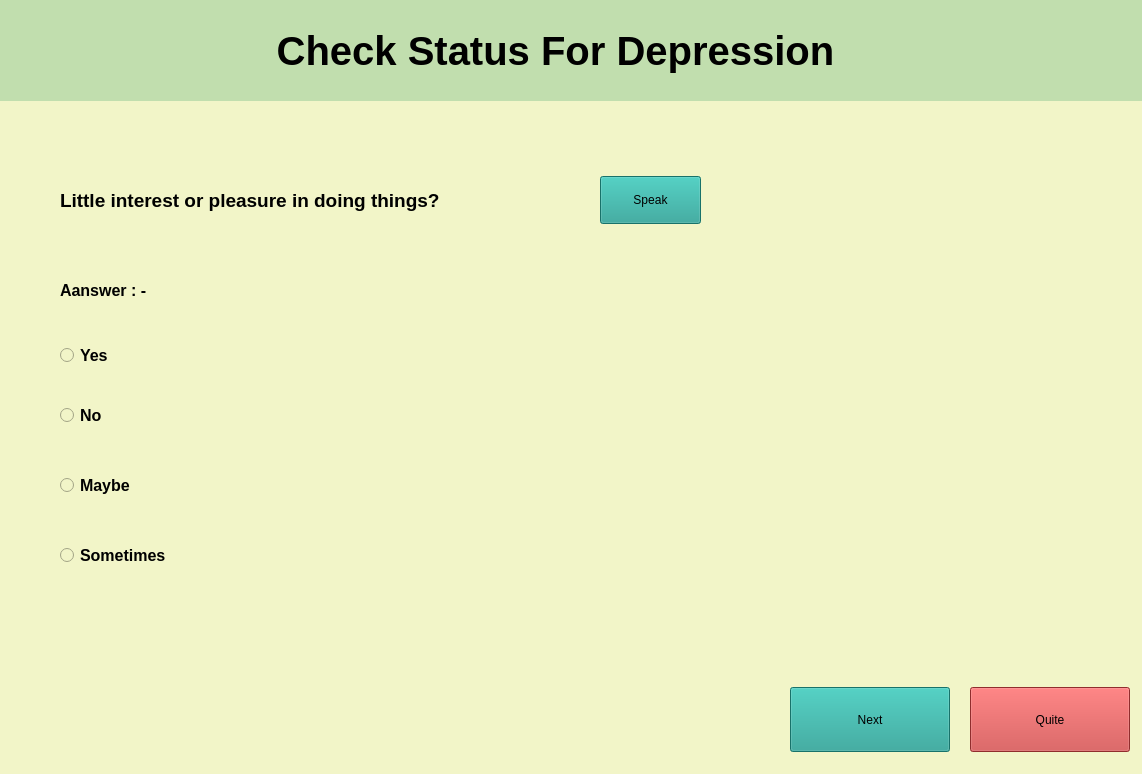
<?xml version="1.0" encoding="UTF-8"?>
<ui version="4.0">
 <class>Form</class>
 <widget class="QWidget" name="Form">
  <property name="geometry">
   <rect>
    <x>0</x>
    <y>0</y>
    <width>1142</width>
    <height>774</height>
   </rect>
  </property>
  <property name="minimumSize">
   <size>
    <width>1142</width>
    <height>774</height>
   </size>
  </property>
  <property name="maximumSize">
   <size>
    <width>1142</width>
    <height>774</height>
   </size>
  </property>
  <property name="windowTitle">
   <string>Deprission Statue</string>
  </property>
  <property name="styleSheet">
   <string notr="true">background-color:#F2F5C8;</string>
  </property>
  <widget class="QWidget" name="verticalLayoutWidget">
   <property name="geometry">
    <rect>
     <x>-40</x>
     <y>0</y>
     <width>1191</width>
     <height>101</height>
    </rect>
   </property>
   <layout class="QVBoxLayout" name="verticalLayout">
    <item>
     <widget class="QLabel" name="label">
      <property name="font">
       <font>
        <pointsize>30</pointsize>
        <weight>75</weight>
        <bold>true</bold>
       </font>
      </property>
      <property name="styleSheet">
       <string notr="true">background-color: rgb(193, 222, 174);</string>
      </property>
      <property name="text">
       <string>Check Status For Depression</string>
      </property>
      <property name="alignment">
       <set>Qt::AlignCenter</set>
      </property>
     </widget>
    </item>
   </layout>
  </widget>
  <widget class="QWidget" name="verticalLayoutWidget_2">
   <property name="geometry">
    <rect>
     <x>60</x>
     <y>160</y>
     <width>511</width>
     <height>80</height>
    </rect>
   </property>
   <layout class="QVBoxLayout" name="verticalLayout_2">
    <item>
     <widget class="QLabel" name="label_2">
      <property name="font">
       <font>
        <pointsize>14</pointsize>
        <weight>75</weight>
        <bold>true</bold>
       </font>
      </property>
      <property name="accessibleName">
       <string>Qu</string>
      </property>
      <property name="text">
       <string>Little interest or pleasure in doing things?</string>
      </property>
     </widget>
    </item>
   </layout>
  </widget>
  <widget class="QWidget" name="verticalLayoutWidget_3">
   <property name="geometry">
    <rect>
     <x>60</x>
     <y>260</y>
     <width>121</width>
     <height>61</height>
    </rect>
   </property>
   <layout class="QVBoxLayout" name="verticalLayout_4">
    <item>
     <widget class="QLabel" name="label_3">
      <property name="font">
       <font>
        <pointsize>12</pointsize>
        <weight>75</weight>
        <bold>true</bold>
       </font>
      </property>
      <property name="text">
       <string>Aanswer : -</string>
      </property>
     </widget>
    </item>
   </layout>
  </widget>
  <widget class="QWidget" name="verticalLayoutWidget_4">
   <property name="geometry">
    <rect>
     <x>600</x>
     <y>160</y>
     <width>101</width>
     <height>80</height>
    </rect>
   </property>
   <layout class="QVBoxLayout" name="verticalLayout_5">
    <item>
     <widget class="QPushButton" name="pushButton">
      <property name="minimumSize">
       <size>
        <width>0</width>
        <height>48</height>
       </size>
      </property>
      <property name="accessibleName">
       <string>seakPutton</string>
      </property>
      <property name="styleSheet">
       <string notr="true">background-color: rgb(33, 159, 148);</string>
      </property>
      <property name="text">
       <string>Speak</string>
      </property>
     </widget>
    </item>
   </layout>
  </widget>
  <widget class="QWidget" name="verticalLayoutWidget_5">
   <property name="geometry">
    <rect>
     <x>60</x>
     <y>330</y>
     <width>221</width>
     <height>51</height>
    </rect>
   </property>
   <layout class="QVBoxLayout" name="verticalLayout_7">
    <item>
     <widget class="QRadioButton" name="radioButton">
      <property name="font">
       <font>
        <pointsize>12</pointsize>
        <weight>75</weight>
        <bold>true</bold>
       </font>
      </property>
      <property name="text">
       <string>Yes</string>
      </property>
     </widget>
    </item>
   </layout>
  </widget>
  <widget class="QWidget" name="verticalLayoutWidget_6">
   <property name="geometry">
    <rect>
     <x>60</x>
     <y>390</y>
     <width>221</width>
     <height>51</height>
    </rect>
   </property>
   <layout class="QVBoxLayout" name="verticalLayout_8">
    <item>
     <widget class="QRadioButton" name="radioButton_2">
      <property name="font">
       <font>
        <pointsize>12</pointsize>
        <weight>75</weight>
        <bold>true</bold>
       </font>
      </property>
      <property name="text">
       <string>No</string>
      </property>
     </widget>
    </item>
   </layout>
  </widget>
  <widget class="QWidget" name="verticalLayoutWidget_7">
   <property name="geometry">
    <rect>
     <x>60</x>
     <y>460</y>
     <width>221</width>
     <height>51</height>
    </rect>
   </property>
   <layout class="QVBoxLayout" name="verticalLayout_9">
    <item>
     <widget class="QRadioButton" name="radioButton_3">
      <property name="font">
       <font>
        <pointsize>12</pointsize>
        <weight>75</weight>
        <bold>true</bold>
       </font>
      </property>
      <property name="text">
       <string>Maybe</string>
      </property>
     </widget>
    </item>
   </layout>
  </widget>
  <widget class="QWidget" name="verticalLayoutWidget_8">
   <property name="geometry">
    <rect>
     <x>60</x>
     <y>530</y>
     <width>221</width>
     <height>51</height>
    </rect>
   </property>
   <layout class="QVBoxLayout" name="verticalLayout_10">
    <item>
     <widget class="QRadioButton" name="radioButton_4">
      <property name="font">
       <font>
        <pointsize>12</pointsize>
        <weight>75</weight>
        <bold>true</bold>
       </font>
      </property>
      <property name="text">
       <string>Sometimes</string>
      </property>
     </widget>
    </item>
   </layout>
  </widget>
  <widget class="QWidget" name="verticalLayoutWidget_9">
   <property name="geometry">
    <rect>
     <x>970</x>
     <y>680</y>
     <width>160</width>
     <height>80</height>
    </rect>
   </property>
   <layout class="QVBoxLayout" name="verticalLayout_13">
    <item>
     <widget class="QPushButton" name="pushButton_3">
      <property name="minimumSize">
       <size>
        <width>0</width>
        <height>65</height>
       </size>
      </property>
      <property name="accessibleName">
       <string>exe</string>
      </property>
      <property name="styleSheet">
       <string notr="true">background-color: rgb(201, 63, 63);</string>
      </property>
      <property name="text">
       <string>Quite</string>
      </property>
     </widget>
    </item>
   </layout>
  </widget>
  <widget class="QWidget" name="verticalLayoutWidget_10">
   <property name="geometry">
    <rect>
     <x>790</x>
     <y>680</y>
     <width>160</width>
     <height>80</height>
    </rect>
   </property>
   <layout class="QVBoxLayout" name="verticalLayout_14">
    <item>
     <widget class="QPushButton" name="pushButton_2">
      <property name="minimumSize">
       <size>
        <width>0</width>
        <height>65</height>
       </size>
      </property>
      <property name="accessibleName">
       <string>NextButton</string>
      </property>
      <property name="styleSheet">
       <string notr="true">background-color: rgb(33, 159, 148);</string>
      </property>
      <property name="text">
       <string>Next</string>
      </property>
     </widget>
    </item>
   </layout>
  </widget>
 </widget>
 <resources/>
 <connections/>
</ui>
